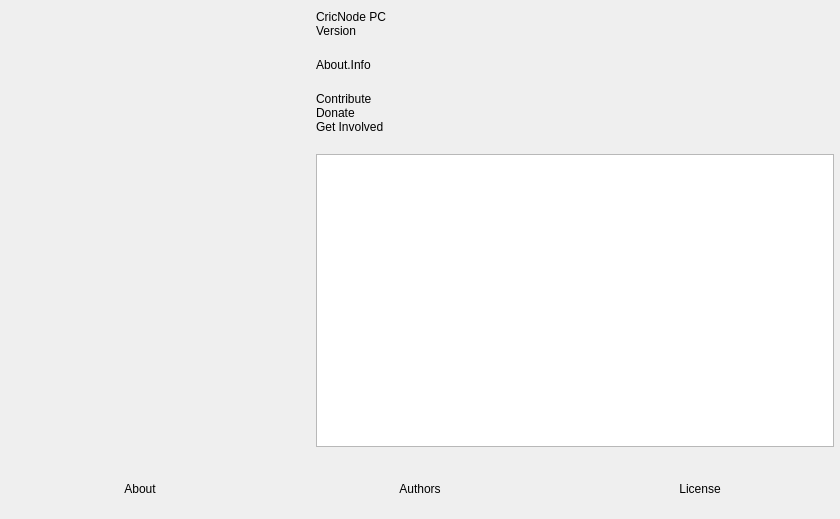
<?xml version="1.0" encoding="UTF-8"?>
<ui version="4.0">
 <class>OBSAbout</class>
 <widget class="QWidget" name="OBSAbout">
  <property name="geometry">
   <rect>
    <x>0</x>
    <y>0</y>
    <width>840</width>
    <height>519</height>
   </rect>
  </property>
  <property name="windowTitle">
   <string>About</string>
  </property>
  <layout class="QVBoxLayout" name="verticalLayout_2">
   <property name="leftMargin">
    <number>0</number>
   </property>
   <property name="topMargin">
    <number>0</number>
   </property>
   <property name="rightMargin">
    <number>0</number>
   </property>
   <property name="bottomMargin">
    <number>0</number>
   </property>
   <item>
    <layout class="QHBoxLayout" name="horizontalLayout_2">
     <property name="spacing">
      <number>30</number>
     </property>
     <property name="leftMargin">
      <number>30</number>
     </property>
     <property name="topMargin">
      <number>10</number>
     </property>
     <property name="rightMargin">
      <number>6</number>
     </property>
     <property name="bottomMargin">
      <number>6</number>
     </property>
     <item>
      <widget class="QLabel" name="icon">
       <property name="minimumSize">
        <size>
         <width>256</width>
         <height>256</height>
        </size>
       </property>
       <property name="maximumSize">
        <size>
         <width>256</width>
         <height>256</height>
        </size>
       </property>
       <property name="text">
        <string/>
       </property>
       <property name="pixmap">
        <pixmap>:res/images/obs.png</pixmap>
       </property>
       <property name="scaledContents">
        <bool>true</bool>
       </property>
      </widget>
     </item>
     <item>
      <layout class="QVBoxLayout" name="verticalLayout">
       <property name="spacing">
        <number>0</number>
       </property>
       <item>
        <widget class="QLabel" name="name">
         <property name="text">
          <string notr="true">CricNode PC</string>
         </property>
        </widget>
       </item>
       <item>
        <widget class="QLabel" name="version">
         <property name="text">
          <string notr="true">Version</string>
         </property>
        </widget>
       </item>
       <item>
        <spacer name="verticalSpacer_2">
         <property name="orientation">
          <enum>Qt::Vertical</enum>
         </property>
         <property name="sizeType">
          <enum>QSizePolicy::Fixed</enum>
         </property>
         <property name="sizeHint" stdset="0">
          <size>
           <width>20</width>
           <height>20</height>
          </size>
         </property>
        </spacer>
       </item>
       <item>
        <widget class="QLabel" name="info">
         <property name="text">
          <string>About.Info</string>
         </property>
         <property name="wordWrap">
          <bool>true</bool>
         </property>
        </widget>
       </item>
       <item>
        <spacer name="verticalSpacer_3">
         <property name="orientation">
          <enum>Qt::Vertical</enum>
         </property>
         <property name="sizeType">
          <enum>QSizePolicy::Fixed</enum>
         </property>
         <property name="sizeHint" stdset="0">
          <size>
           <width>20</width>
           <height>20</height>
          </size>
         </property>
        </spacer>
       </item>
       <item>
        <widget class="QLabel" name="contribute">
         <property name="text">
          <string notr="true">Contribute</string>
         </property>
         <property name="wordWrap">
          <bool>true</bool>
         </property>
        </widget>
       </item>
       <item>
        <widget class="QLabel" name="donate">
         <property name="text">
          <string notr="true">Donate</string>
         </property>
        </widget>
       </item>
       <item>
        <widget class="QLabel" name="getInvolved">
         <property name="text">
          <string notr="true">Get Involved</string>
         </property>
        </widget>
       </item>
       <item>
        <spacer name="verticalSpacer">
         <property name="orientation">
          <enum>Qt::Vertical</enum>
         </property>
         <property name="sizeType">
          <enum>QSizePolicy::Fixed</enum>
         </property>
         <property name="sizeHint" stdset="0">
          <size>
           <width>20</width>
           <height>20</height>
          </size>
         </property>
        </spacer>
       </item>
       <item>
        <widget class="QTextBrowser" name="textBrowser">
         <property name="openExternalLinks">
          <bool>true</bool>
         </property>
        </widget>
       </item>
      </layout>
     </item>
    </layout>
   </item>
   <item>
    <widget class="QFrame" name="widget">
     <property name="minimumSize">
      <size>
       <width>0</width>
       <height>60</height>
      </size>
     </property>
     <layout class="QHBoxLayout" name="horizontalLayout">
      <property name="spacing">
       <number>0</number>
      </property>
      <property name="leftMargin">
       <number>0</number>
      </property>
      <property name="topMargin">
       <number>0</number>
      </property>
      <property name="rightMargin">
       <number>0</number>
      </property>
      <property name="bottomMargin">
       <number>0</number>
      </property>
      <item>
       <widget class="ClickableLabel" name="about">
        <property name="text">
         <string>About</string>
        </property>
        <property name="alignment">
         <set>Qt::AlignCenter</set>
        </property>
       </widget>
      </item>
      <item>
       <widget class="ClickableLabel" name="authors">
        <property name="text">
         <string>Authors</string>
        </property>
        <property name="alignment">
         <set>Qt::AlignCenter</set>
        </property>
       </widget>
      </item>
      <item>
       <widget class="ClickableLabel" name="license">
        <property name="text">
         <string>License</string>
        </property>
        <property name="alignment">
         <set>Qt::AlignCenter</set>
        </property>
       </widget>
      </item>
     </layout>
    </widget>
   </item>
  </layout>
 </widget>
 <customwidgets>
  <customwidget>
   <class>ClickableLabel</class>
   <extends>QLabel</extends>
   <header>components/ClickableLabel.hpp</header>
  </customwidget>
 </customwidgets>
 <resources/>
 <connections/>
</ui>
